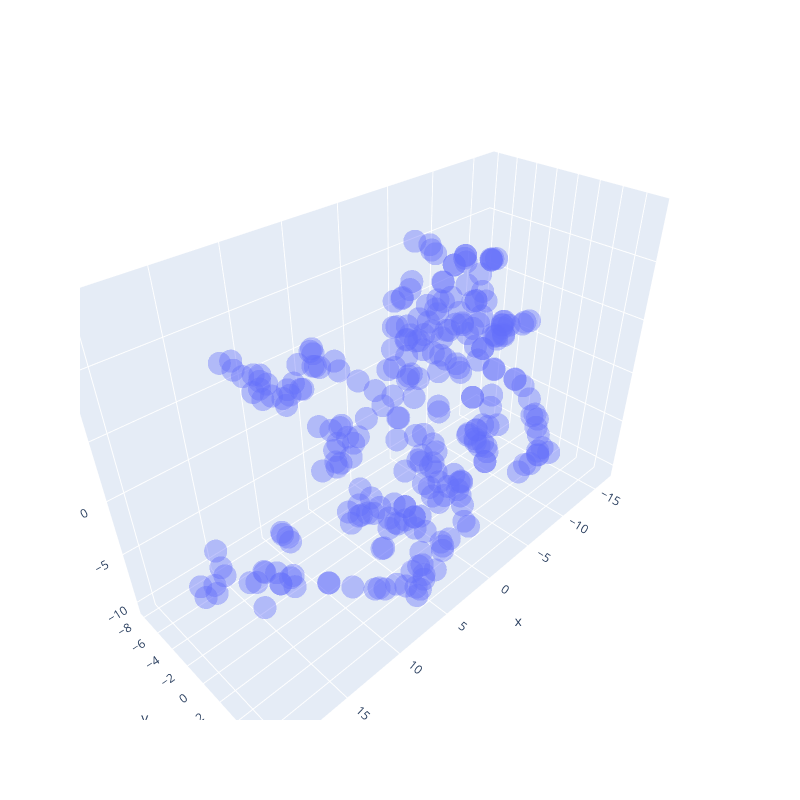

Notebook source saved alongside this figure:
### Code cell
# Define function for generating 3D plot to visualize the embeddings
def generate_3d_plot(embeddings):
    fig = go.Figure(data=[go.Scatter3d(
        x=embeddings[:, :, 0].flatten(),
        y=embeddings[:, :, 1].flatten(),
        z=embeddings[:, :, 2].flatten(),
        mode='markers',
        marker=dict(size=8, opacity=0.4))])
    fig.update_layout(autosize=False, width=800, height=800)    
    fig.show()
    
generate_3d_plot(full_new_embeddings)

### Figure 1 — Plotly figure (JSON) as saved in the notebook; plotly's stock layout.template omitted (floating-point values rounded to 4 significant figures; data arrays with more than 128 entries replaced by an {"elided": "..."} marker saying what was removed)
{"data": [{"marker": {"opacity": 0.4, "size": 8}, "mode": "markers", "text": ["['foiled', 'exact', 'attempted', 'honey', 'khyber', 'martyrdom', 'challenged', 'successfully', 'repeatedly', 'launching', 'pounded', 'either', 'intact', 'operate', 'tried']", "['ipc', 'cybercrime', 'quality', 'examined', 'pertaining', 'forensic', 'bigger', 'relates', 'probing', 'dhaka', 'booked', 'jaipur', 'mohali', 'record', 'crime']", "['tantray', 'iqbal', 'noor', 'sofi', 'umar', 'paul', 'mohd', 'doctor', 'junaid', 'abdulla', 'lone', 'nisar', 'salman', 'rather', 'salauddin']", "['chhattisgarh', 'malkangiri', 'kandhamal', 'jharkhand', 'byte', 'rajnandgaon', 'bijapur', 'sukma', 'kanker', 'maharashtra', 'telangana', 'limit', 'gadchiroli', 'andhra', 'dantewada']", "['superintendent', 'asp', 'abhishek', 'pallava', 'balkawade', 'shalabh', 'ssp', 'chandan', 'babujee', 'shailesh', 'pallav', 'pawan', 'anjani', 'kamlochan', 'mohit']", "['draft', 'proposed', 'grant', 'suggestion', 'expressed', 'extended', 'decided', 'debate', 'commitment', 'supported', 'governor', 'move', 'decision', 'reiterated', 'resolved']", "['openly', 'preparation', 'harmony', 'profile', 'intention', 'failure', 'channel', 'turn', 'britain', 'lack', 'adversary', 'colombo', 'experience', 'context', 'controlled']", "['battalion', 'crpf', 'drg', 'guard', 'cobra', 'caf', 'commando', 'stf', 'commandant', 'convoy', 'voluntary', 'team', 'resolute', 'patrolling', 'cordoning']", "['attention', 'space', 'understand', 'assistance', 'able', 'design', 'difficult', 'comprehensive', 'see', 'facility', 'enemy', 'avoid', 'keep', 'biggest', 'outstanding']", "['cartridge', '47', 'cache', 'ak', 'ammunition', 'empty', 'magazine', 'pistol', 'live', 'rifle', 'gelatin', 'bore', 'detonator', 'possession', 'revolver']", "['harmeet', 'bhushan', 'phd', 'vijay', 'chawla', 'sidhu', 'paramjit', 'shashi', 'gupta', 'gopal', 'h', 'bhokta', 'ranjeet', 'pala', 'arun']", "['individual', 'saddam', 'identified', 'sergeant', 'linkman', 'naeem', 'imposter', 'nizamuddin', 'purana', '25', 'person', 'kolkata', 'haque', 'unspecified', 'khairul']", "['neso', 'amsu', 'ksu', 'forum', 'demanding', 'cab', 'unconstitutional', 'nsf', 'meghalaya', 'samuel', 'zoramthanga', 'biswa', 'federation', 'mbdpf', 'aapsu']", "['backed', 'un', 'global', 'raise', 'blacklist', 'countering', 'element', 'cooperation', 'concern', 'allow', 'taliban', 'uzbekistan', 'trying', 'create', 'need']", "['centre', 'right', 'asked', 'initiate', 'fallout', 'opinion', 'community', 'solve', 'sanction', 'power', 'criticised', 'apprehension', 'collective', 'rat', 'decided']", "['hynniewtrep', 'saraigwra', 'council', 'knf', 'nehlun', 'kno', 'bodoland', 'accordist', 'socialist', 'dimasa', 'saraigowra', 'register', 'pdck', 'citizen', 'unsc']", "['transfer', 'purpose', 'ipc', 'dubai', 'relating', 'trend', 'conviction', 'aadhil', 'investigated', 'cybercrime', 'indicated', 'pending', 'instance', 'prosecution', 'emerged']", "['seven', 'four', 'others', 'eight', 'suspected', 'three', 'five', 'involved', 'murder', 'snatching', 'nine', 'cameraman', 'offence', 'involvement', 'allegedly']", "['backed', 'un', 'global', 'raise', 'blacklist', 'countering', 'element', 'cooperation', 'concern', 'allow', 'taliban', 'uzbekistan', 'trying', 'create', 'need']", "['hear', 'filed', 'sheet', 'produced', 'charge', 'supreme', 'supplementary', 'judge', 'remanded', 'custody', 'petition', 'nia', 'fir', 'sheeted', 'bail']", "['withdraw', 'gradually', 'heard', 'good', 'much', 'perception', 'diplomatic', 'care', 'medical', 'mind', 'intent', 'access', 'defense', 'citing', 'mr']", "['unit', 'revenue', 'odisha', 'malkangiri', 'bordering', 'railway', 'tehsil', 'andhra', 'of', 'taluk', 'limit', 'kilometre', 'bedre', 'station', 'gua']", "['peace', 'agree', 'constitution', 'interlocutor', 'naga', 'flag', 'solution', 'demand', 'issue', 'process', 'finalised', 'agreed', 'final', 'negotiation', 'signed']", "['bjp', 'janata', 'leader', 'militia', 'bharatiya', 'marxist', 'pdp', 'committee', 'sabyasachi', 'jagan', 'dcm', 'kangleipak', 'mla', 'kcp', 'legislative']", "['black', 'krishak', 'campus', 'certificate', 'tea', 'ahom', 'tai', 'food', 'thousand', 'ajycp', 'mzp', 'bengali', 'engineering', 'citing', 'confidence']", "['ranbir', 'captain', 'tangkhul', 'lt', 'dhillon', 'colonel', 'corp', 'min', 'kamei', 'john', 'moran', 'v', 'sangma', 'paresh', 'rawat']", "['opened', 'exchange', 'fierce', 'leading', 'indiscriminate', 'battle', 'fled', 'brief', 'fired', 'inside', 'injury', 'vehicle', 'shell', 'jawan', 'confronted']", "['european', 'home', 'affair', 'external', 'mea', 'ministry', 'modis', 'cabinet', 'modi', 'finance', 'narendra', 'forwarded', 'mha', 'bhupesh', 'sushma']"], "type": "scatter3d", "x": {"elided": "280 float values"}, "y": {"elided": "280 float values"}, "z": {"elided": "280 float values"}}], "layout": {"autosize": false, "height": 800, "width": 800}}
